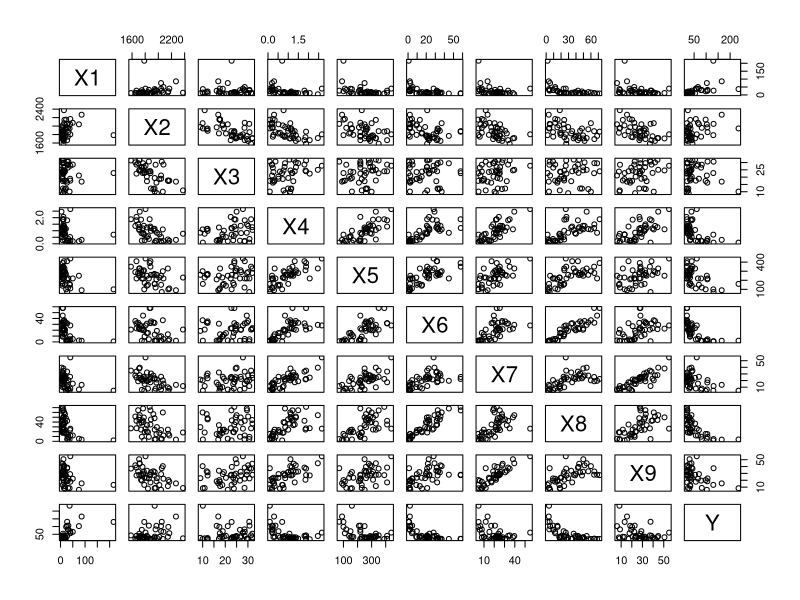
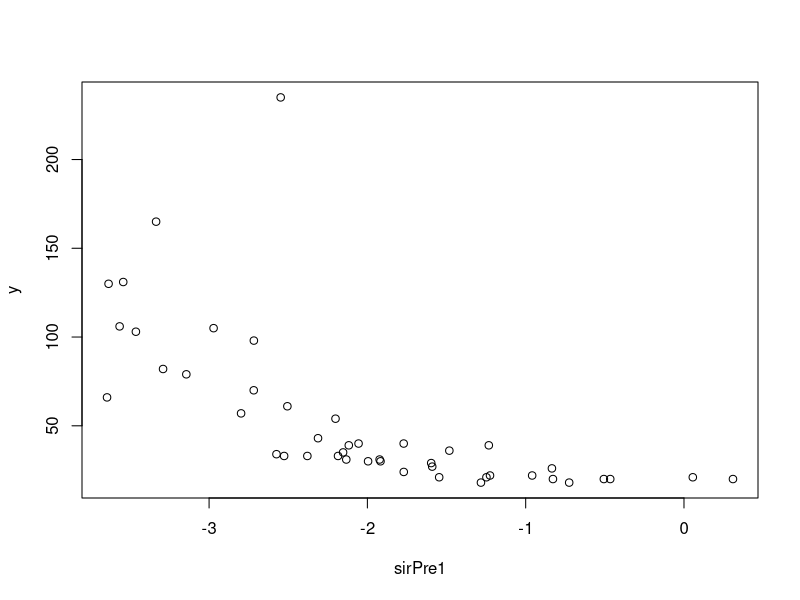
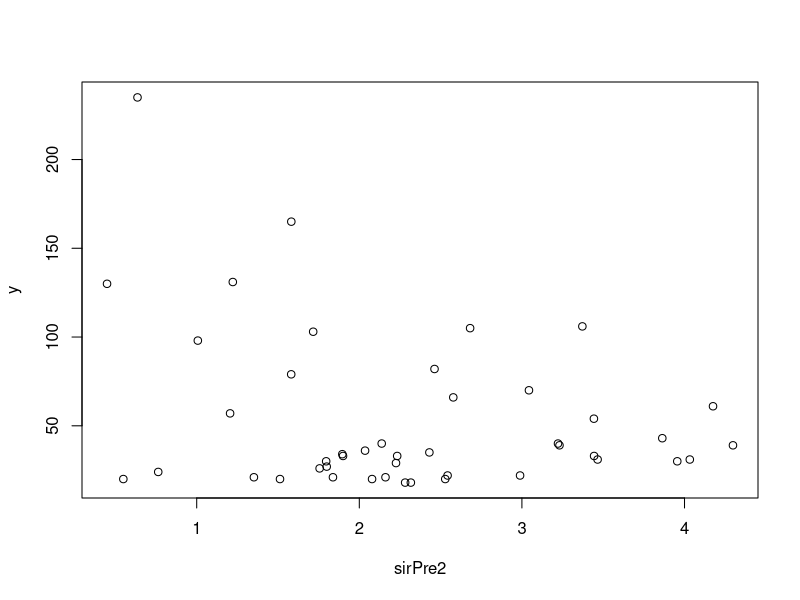
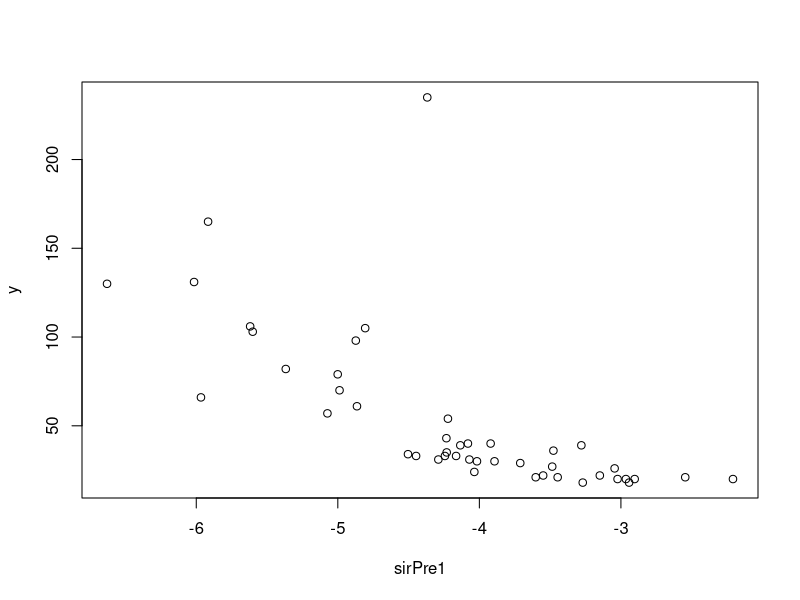
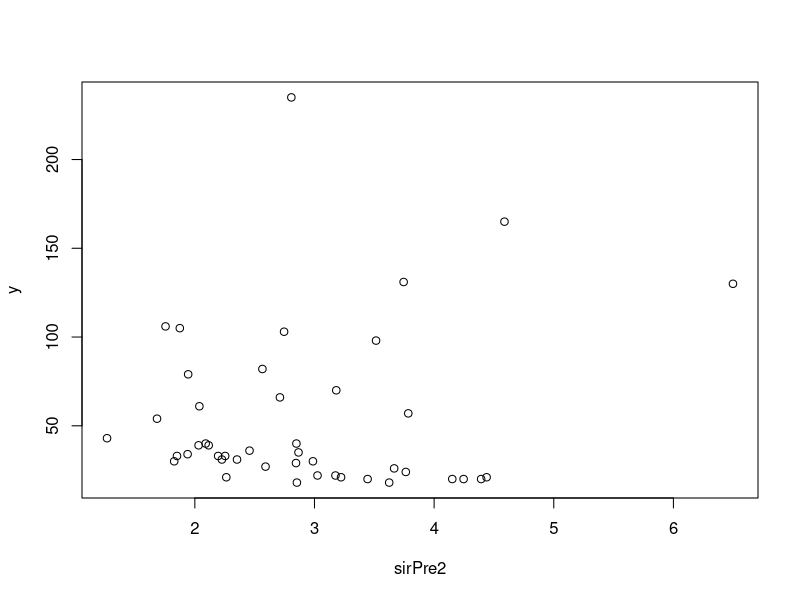
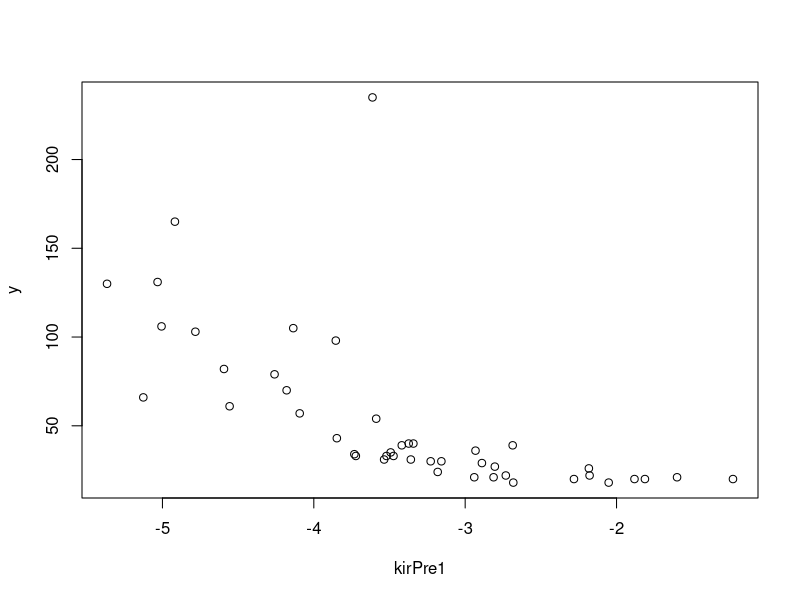
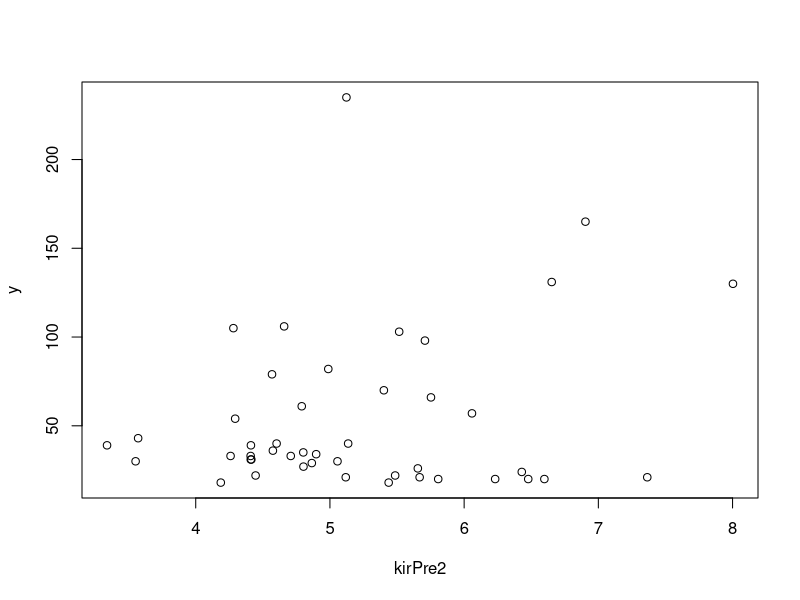

Source code (R) for these figures, in order:
## ---- chunk 1
knitr::opts_chunk$set(echo = TRUE)
## ---- chunk 2
setwd('F://!BENTLEY//RA//SIR')
## ---- chunk 3
matpower = function(a,alpha){
  a = round((a + t(a))/2,7); 
  tmp = eigen(a);
  return(tmp$vectors%*%diag((tmp$values)^alpha)%*%t(tmp$vectors))}

discretize=function(y,h){
  n=length(y);m=floor(n/h)
  y=y + .00001*mean(y)*rnorm(n)
  yord = y[order(y)]
  divpt=numeric();
  
  for(i in 1:(h-1)) divpt = c(divpt,yord[i*m+1]) #1,2,3,..,h-1
  
  y1=rep(0,n)
  y1[y<divpt[1]]=1
  y1[y>=divpt[h-1]]=h
  
  for(i in 2:(h-1)) y1[(y>=divpt[i-1])&(y<divpt[i])]=i
  
  return(y1)}

sir=function(x,y,h,r,ytype){
  p=ncol(x);
  n=nrow(x)
  signrt=matpower(var(x),-1/2)
  xc=t(t(x)-apply(x,2,mean))
  xst=xc%*%signrt
  
  if(ytype=="continuous") ydis=discretize(y,h)
  if(ytype=="categorical") ydis=y
  
  yless=ydis;
  ylabel=numeric()
  
  for(i in 1:n) {if(var(yless)!=0) {
    ylabel=c(ylabel,yless[1]);
    yless=yless[yless!=yless[1]]}}
  
  ylabel=c(ylabel,yless[1])
  prob=numeric();
  exy=numeric()
  
  for(i in 1:h) prob=c(prob,length(ydis[ydis==ylabel[i]])/n)
  
  for(i in 1:h) exy=rbind(exy,apply(xst[ydis==ylabel[i],],2,mean))
  
  sirmat=t(exy)%*%diag(prob)%*%exy
  
  return(signrt%*%eigen(sirmat)$vectors[,1:r])}
## ---- chunk 4
library(readxl)
df = read_excel('bigmacindex.xlsx', sheet = 2, col_names = TRUE)
x = data.matrix(df[,1:9])
y = data.matrix(df[,10])
plot(df[,1:10])  
## ---- chunk 5
h=8
r=2
ytype = 'continuous'

beta = sir(x,y,h,r,ytype)  
sirPre1 = x %*% beta[,1]
sirPre2 = x %*% beta[,2]
plot(sirPre1,y)
plot(sirPre2,y)
## ---- chunk 6

cor(x,y,method = 'spearman')
cor(sirPre1,y,method = 'spearman')
cor(sirPre2,y,method = 'spearman')
## ---- chunk 7
pir=function(x,y,m,r){

xc=t(t(x)-apply(x,2,mean))
signrt=matpower(var(x),-1/2)
xstand=xc%*%signrt
f=numeric()
ystand=(y-mean(y))/sd(y)

for(i in 1:m) f=cbind(f, ystand^i)

sigxf=cov(xstand,f)
sigff=var(f)
cand=sigxf%*%solve(sigff)%*%t(sigxf)

return(signrt%*%eigen(cand)$vectors[,1:r])}

## ---- chunk 8
m=3
r=2

beta = pir(x,y,m,r)  
sirPre1 = x %*% beta[,1]
sirPre2 = x %*% beta[,2]
plot(sirPre1,y)
plot(sirPre2,y)


cor(sirPre1,y,method = 'spearman')
cor(sirPre2,y,method = 'spearman')
## ---- chunk 9
kir=function(x,y,b,eps,r){

gker=function(b,y){
n=length(y)
k1=y%*%t(y)
k2=matrix(diag(k1),n,n)
return((1/b)*exp(-(k2+t(k2)-2*k1)/(2*b^2)))}

n=length(y)
xc=t(t(x)-apply(x,2,mean))
signrt=matpower(var(x),-1/2)
xst=xc%*%signrt
f=numeric()
yst=(y-mean(y))/sd(y)
kern=gker(b,yst)
mea=mean(c(kern%*%rep(1,n)))
den=apply(cbind(kern%*%rep(1,n),rep(eps*mea,n)),1,max)
scale=eigen(kern)$values[1]
exy=(kern%*%xst)*(1/den)
mat=t(exy)%*%exy

return(signrt%*%eigen(mat)$vectors[,1:r])}

## ---- chunk 10
b=0.2
eps=1.1
r=2
beta = kir(x,y,b,eps,r)  
kirPre1 = x %*% beta[,1]
kirPre2 = x %*% beta[,2]
plot(kirPre1,y)
plot(kirPre2,y)


cor(kirPre1,y,method = 'spearman')
cor(kirPre2,y,method = 'spearman')
